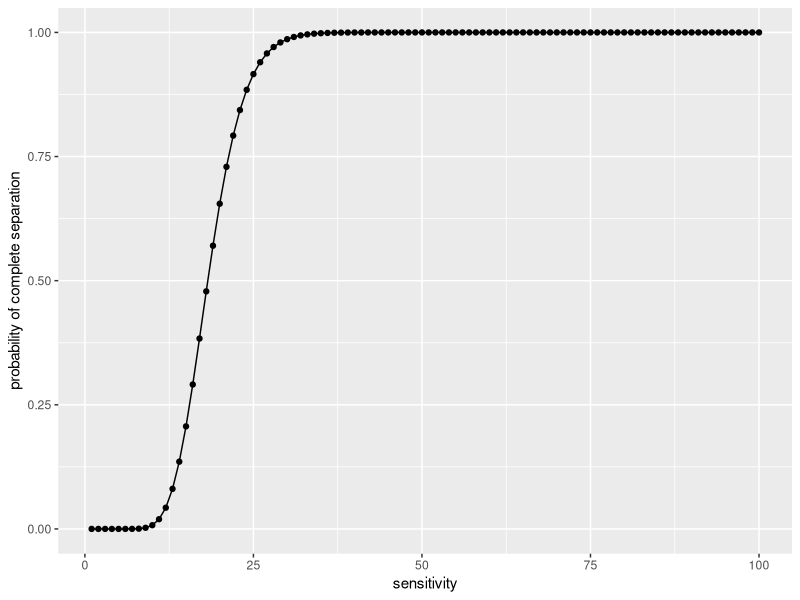
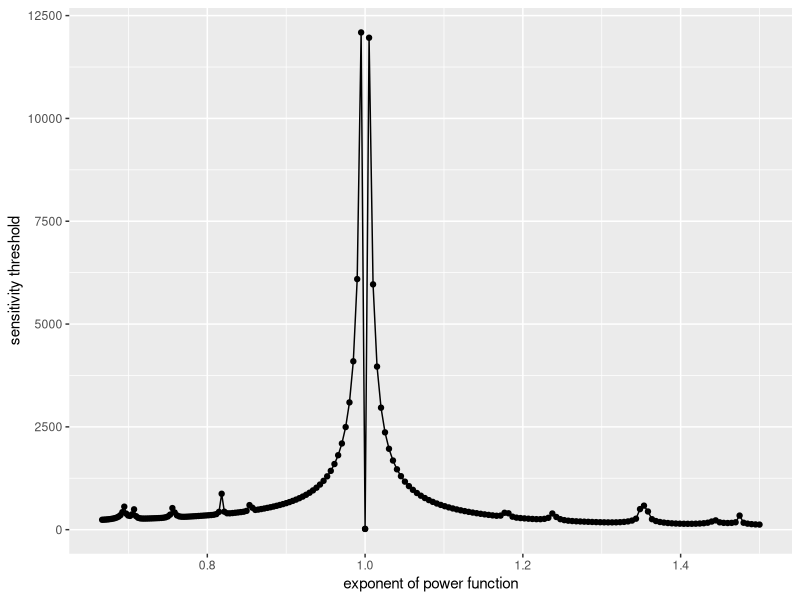
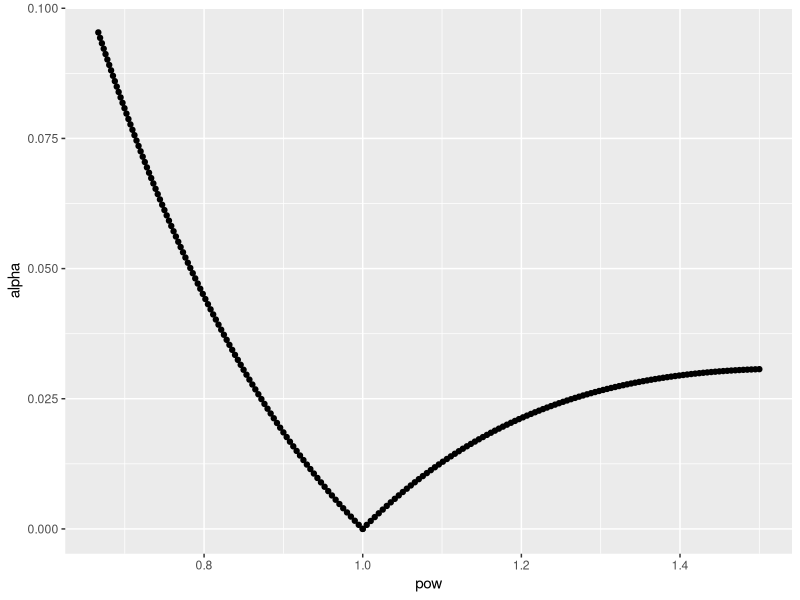
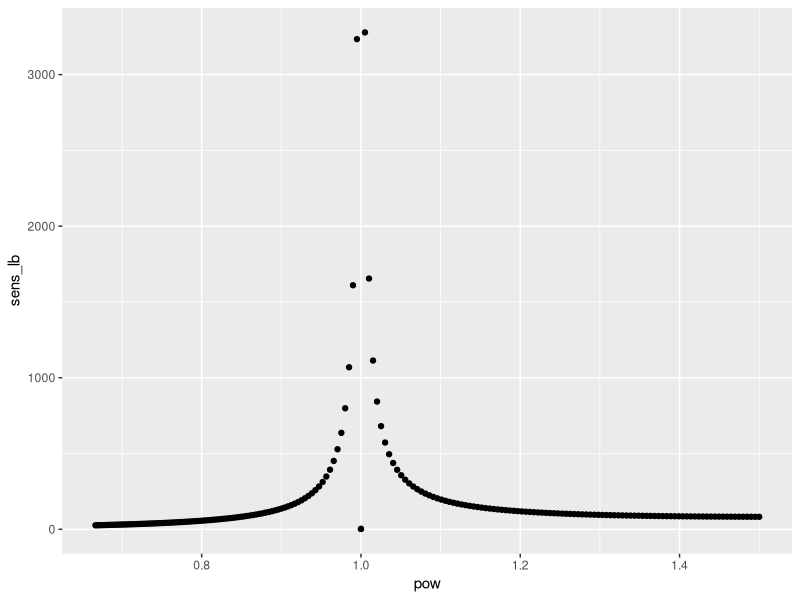
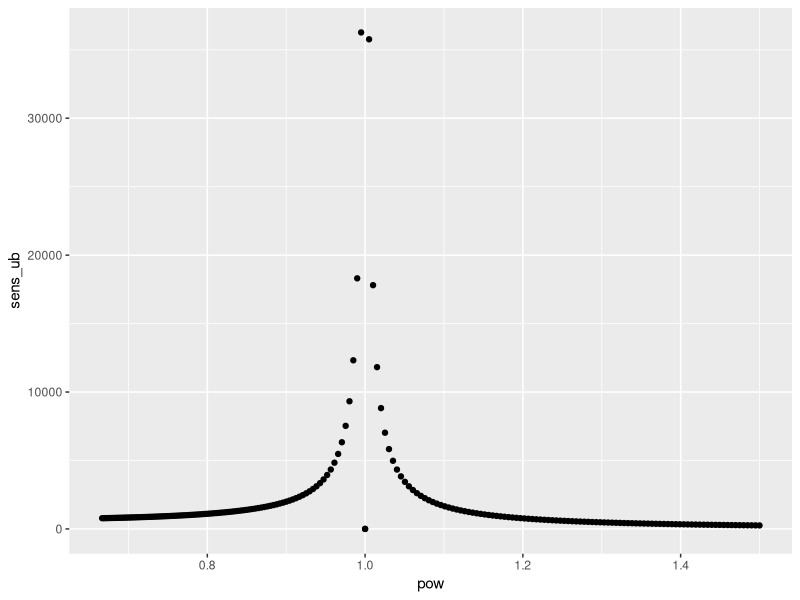

The R source for these figures, in order:
library(ggplot2)

prob.complete.sep <- function(num_intens, num_repl, power, sensitivity, thr=.Machine$double.eps) {
  num_triads <- choose(num_intens, 3)
  Tr <- do.call(rbind, replicate(num_repl, t(combn(num_intens,3)), simplify=FALSE))
  
  beta <- seq(0,1,len=num_intens)^power
  
  dec <- mapply(function(a, b, c) abs(beta[a] - 2*beta[b] + beta[c]),
                Tr[,1], Tr[,2], Tr[,3])
  # since pnorm(a) = 1-pnorm(-a), we can use pnorm(abs(a))
  # we need to exclude triads, where the linear predictor is exactly zero
  # due to numerical error we use a threshold cutoff
  log_pr_vec <- log10(pnorm(sensitivity*dec[dec > thr]))
  
  10^sum(log_pr_vec)
}

find.sensitivity.threshold <- function(num_intens, num_repl, power) {
  f <- function(x) 0.5 - prob.complete.sep(num_intens, num_repl, power, x)#, thr=1e-2)
  uniroot(f, c(0, 1e6))$root
}

get.alpha <- function(num_intens, power, correct_id=FALSE) {
  beta <- seq(0,1,len=num_intens)^power
  if (power == 1.0 && correct_id) {
    alpha <- 1.0
  } else {
    alpha <- max(abs(diff(diff(beta))))
  }
  alpha
}

get.omega <- function(num_intens, power, correct_id=FALSE) {
  beta <- seq(0,1,len=num_intens)^power
  if (power == 1.0 && correct_id) {
    omega <- 1.0
  } else {
    omega <- min(abs(diff(diff(beta))))
  }
  omega
}

sens <- seq(1.0, 100.0, len=100.0)
probs <- mapply(prob.complete.sep, 10, 1, 1.0, sens)
qplot(sens, probs) + geom_line() + xlab("sensitivity") + ylab("probability of complete separation")

pow <- c(1.0/seq(1.0, 1.5, len=100), seq(1.0, 1.5, len=100))
sens_thr <- mapply(find.sensitivity.threshold, 10, 1, pow)
qplot(pow, sens_thr) + geom_line() + xlab('exponent of power function') + ylab('sensitivity threshold')

alpha <- mapply(get.alpha, 10, pow)
omega <- mapply(get.omega, 10, pow, TRUE)
alpha_c <- mapply(get.alpha, 10, pow, TRUE)
qplot(pow, alpha) + geom_line()

sens_lb <- qnorm(0.5^(1/choose(10, 3)))/alpha_c
sens_ub <- qnorm(0.5^(1/choose(10, 3)))/omega
qplot(pow, sens_lb)
qplot(pow, sens_ub)
